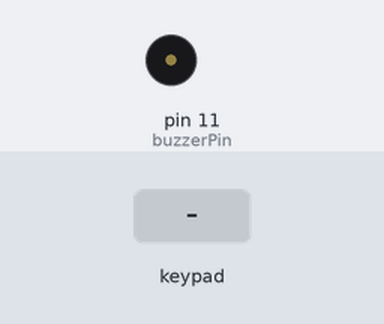
Recording of a sketch running on a simulated Arduino Uno, built with avr-gcc and run on an emulated ATmega328P. Shown: buzzer (waves = sounding). The inputs (shaded band) are chosen by the test bench.

Above: at 1.2 s.
1.3 s: keypad keys 1 3 9 7 pressed 0.4 s apart
At 2.0 s:
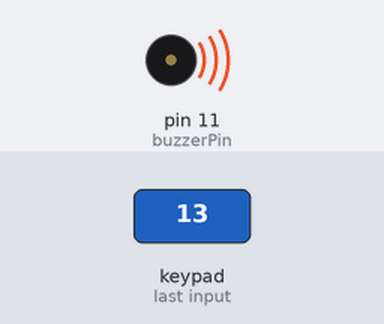
Timing chart, 0 to 4.5 s (numbered marks = the images above; inputs shaded):
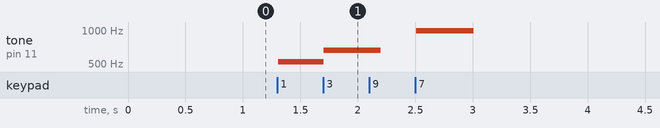

The sketch:

3b.ino
```cpp
#include <Keypad.h>

#define buzzerPin 11

// Define the keypad size
#define rowSize 4
#define columnSize 4

// Define the keypad pins
const byte rowPins[rowSize] = {7, 6, 5, 4};
const byte columnPins[columnSize] = {3, 2, 1, 0};

// Define the keypad buttons
const char keyValues[rowSize][columnSize] = {
  {'1','2','3','A'},
  {'4','5','6','B'},
  {'7','8','9','C'},
  {'*','0','#','D'}
};

// Define the frequency for each note:
const int C  = 523;
const int D  = 587;
const int E  = 659;
const int F  = 698;
const int G  = 784;
const int A  = 880;
const int H  = 987;

// Create a new keypad object
Keypad myKeys = Keypad(makeKeymap(keyValues), rowPins, columnPins, rowSize, columnSize);

void setup()  {
}

void loop() {
  char key = myKeys.getKey();

  if (key)  {
    switch (key) {
    case '1':
      tone(buzzerPin, C, 500);
      break;

    case '2':
      tone(buzzerPin, D, 500);
      break;

    case '3':
      tone(buzzerPin, E, 500);
      break;

    case '4':
      tone(buzzerPin, F, 500);
      break;

    case '5':
      tone(buzzerPin, G, 500);
      break;

    case '6':
      tone(buzzerPin, A, 500);
      break;

    case '7':
      tone(buzzerPin, H, 500);
      break;

    default:
      break;
    }
   key = '*';
  }
}
```

Measured:
- after the input at 1.3 s, tone on pin 11 (buzzerPin): plays 523 Hz for 0.39 s, 659 Hz for 0.50 s, 987 Hz for 0.50 s, starting at once
